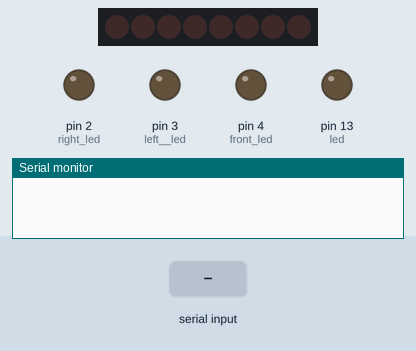
Bench run of a sketch on a simulated Arduino Uno, built with avr-gcc and run on an emulated ATmega328P. Parts: 8 shift-register outputs drawn as a row of LEDs (first output left, lit = HIGH), output pins drawn as LEDs (lit = HIGH), the last lines printed to the serial monitor. Wiring (inferred from the names in the program): shift register (74HC595): data pin 11; shift clock pin 12; latch pin 8. Wiring (inferred from the signals the program sends): row of LEDs: on Q0, Q1, Q2, Q3, Q4, Q5, Q6, Q7. The inputs (shaded band) are chosen by the test bench. Pins used as bus, display or sensor lines are not drawn.

Above: at 1.2 s.
1.3 s: "F" received over Serial
At 2.5 s:
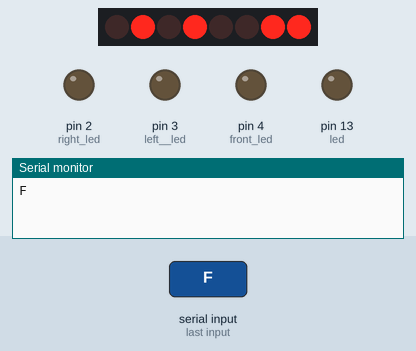
2.8 s: "B" received over Serial
At 3.9 s:
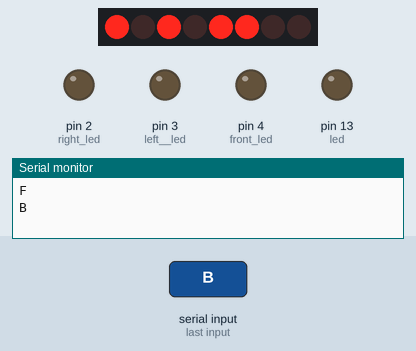
4.3 s: "R" received over Serial
At 5.0 s:
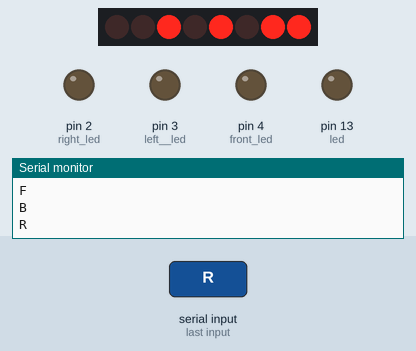
5.8 s: "L" received over Serial
At 6.2 s:
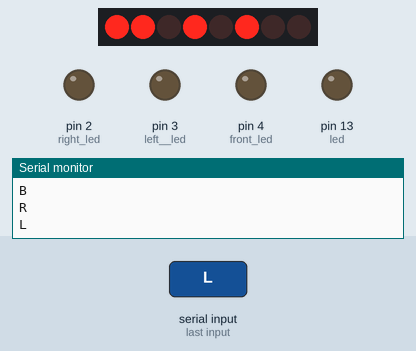
Timing chart, 0 to 8.3 s (numbered marks = the images above; inputs shaded):
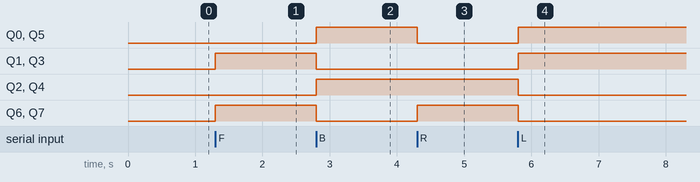

The sketch:

Robot_MAIN.ino
```cpp
int latchPin = 8;
int clockPin = 12;
int dataPin = 11;
char direct; //indicating direction: F,B,L,R,S(capital letter).
byte state = 00000000; //contains the data for controlling the motor directions
void setup()
{
  state = state&0;
  pinMode(latchPin, OUTPUT);
  pinMode(clockPin, OUTPUT);
  pinMode(dataPin, OUTPUT);
  pinMode(2, OUTPUT);//right led
  pinMode(3, OUTPUT);//left  led
  pinMode(4, OUTPUT);//front led
  digitalWrite(2, LOW);//right led
  digitalWrite(3, LOW);//left  led
  digitalWrite(4, LOW);//front led
  pinMode(13, OUTPUT);//led
  digitalWrite(latchPin, LOW);
  moving_direction('S');
  Serial.begin(9600);
}
//------------------------------------------------------------
// LOOP!
//------------------------------------------------------------
void loop()
{
  state = state&0;
  RX();
}
//************************************************************
//------------------------------------------------------------
void RX()
{
  if(Serial.available()>0)
  {
    direct = Serial.read();
    switch(direct)
    {
      case 'F': moving_direction('F'); Serial.println('F'); break;
      case 'B': moving_direction('B'); Serial.println('B');  break;
      case 'R': moving_direction('R'); Serial.println('R');  break;
      case 'L': moving_direction('L'); Serial.println('L');  break;
      case 'S': moving_direction('S'); Serial.println('S');  break;
    }
  }
}
//************************************************************
//------------------------------------------------------------
void moving_direction(char direct)
{
  switch(direct)
  {
    case 'F': state = state|202; break;
    case 'B': state = state|53; break;
    case 'L': state = state|43; break;
    case 'R': state = state|212; break;
    case 'S': state = state|0; break;
  }
  digitalWrite(latchPin,LOW);
  //shift out the bits:
  shiftOut(dataPin,clockPin,MSBFIRST,state);
  digitalWrite(latchPin,HIGH);
}
//*******************END moving_direction(char)*********************
```

Measured:
- after the input at 1.3 s, Q1, Q3, Q6, Q7: LOW → HIGH at once
- after the input at 2.8 s, Q0, Q2, Q4, Q5: LOW → HIGH at once; Q1, Q3, Q6, Q7: HIGH → LOW at once
- after the input at 4.3 s, Q0, Q5: HIGH → LOW at once; Q6, Q7: LOW → HIGH at once
- after the input at 5.8 s, Q0, Q1, Q3, Q5: LOW → HIGH at once; Q2, Q4, Q6, Q7: HIGH → LOW at once
